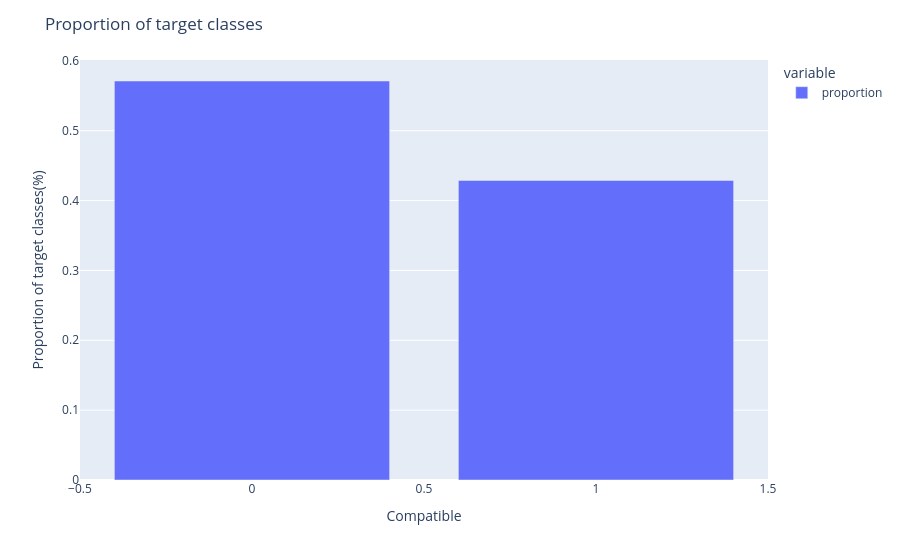

The code cell stored with this chart in its notebook:
### Markdown cell above
## <a id='toc6_'></a> 6. Preprocessing for Modelling [&#8593;](#toc0_)

### Code cell
#Checking shape
print(cupid_ohe_df.shape)

#Viewing df
display(cupid_ohe_df.head(5))


#Checking target proportions
target_proportions = cupid_ohe_df['compatible'].value_counts(normalize= True)

fig = px.bar(target_proportions)
fig.update_layout(title = 'Proportion of target classes', xaxis_title = 'Compatible', yaxis_title = 'Proportion of target classes(%)')
fig.show()

### Figure 1 — Plotly figure (JSON) as saved in the notebook; plotly's stock layout.template omitted (floating-point values rounded to 4 significant figures)
{"data": [{"alignmentgroup": "True", "hovertemplate": "variable=proportion<br>compatible=%{x}<br>value=%{y}<extra></extra>", "legendgroup": "proportion", "marker": {"color": "#636efa", "pattern": {"shape": ""}}, "name": "proportion", "offsetgroup": "proportion", "orientation": "v", "showlegend": true, "textposition": "auto", "type": "bar", "x": [0, 1], "xaxis": "x", "y": [0.5712, 0.4288], "yaxis": "y"}], "layout": {"barmode": "relative", "legend": {"title": {"text": "variable"}, "tracegroupgap": 0}, "margin": {"t": 60}, "title": {"text": "Proportion of target classes"}, "xaxis": {"anchor": "y", "domain": [0, 1], "title": {"text": "Compatible"}}, "yaxis": {"anchor": "x", "domain": [0, 1], "title": {"text": "Proportion of target classes(%)"}}}}
